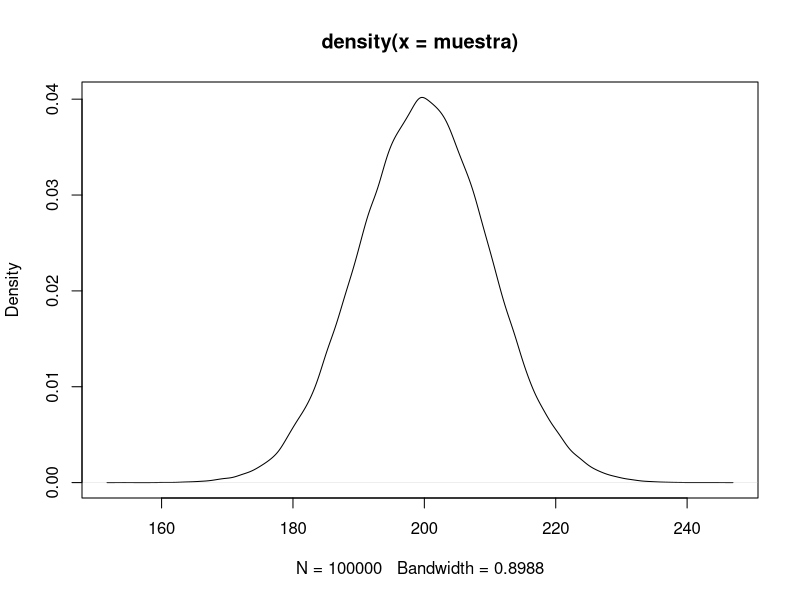

Reproduce this figure in R. (Note: this script raises an error after producing the figure.)
# Distribución normal

muestra <- rnorm(100000, 200, 10)

a <- density(muestra)
plot(a)

estandar <- (muestra - mean(muestra))/sd(muestra)

sd(estandar)

# Probabilidad aproximada por simulación: P(X >= 215, o, X <= 185)

cuales <- muestra >= 215 | muestra <= 185
mean(cuales)


# Teorema del Límite Central
rm(base)
mu <- 200
sigma <- 10
n <- 50
universo <- rnorm(100000, mu, sigma)
variabless <- 1:n
base <- 1:n
muestras <- 100

        
for (i in 1:muestras) {
        variabless <- sample(universo, n)
        base <- data.frame(base, variabless)
}
colnames(base) <- c("x_i", paste0(rep("muestra", muestras),1:muestras))

medias <- 1:muestras
varianzas <- 1:muestras

for (i in 1:muestras) {
        medias[i] <- mean(base[, i+1])
        varianzas[i] <- var[, i+1]
}


head(base)


# Otra perspectiva

simulaciones <- 10000
medias <- 1:simulaciones
desvEst <- medias

for (i in 1:simulaciones) {
        medias[i] <- mean(rnorm(simulaciones, mu, sigma))
        desvEst[i] <- sd(rnorm(simulaciones, mu, sigma))
}

a <- density(medias)
plot(a)

# Distribución normal exacta
x <- seq(-3.4, 3.4, by = .01)
normal <- dnorm(x)

plot(x, normal, type = "line")

# Distribución exponencial

expo <- rexp(simulaciones, 1)

a <- density(expo)
plot(a)
